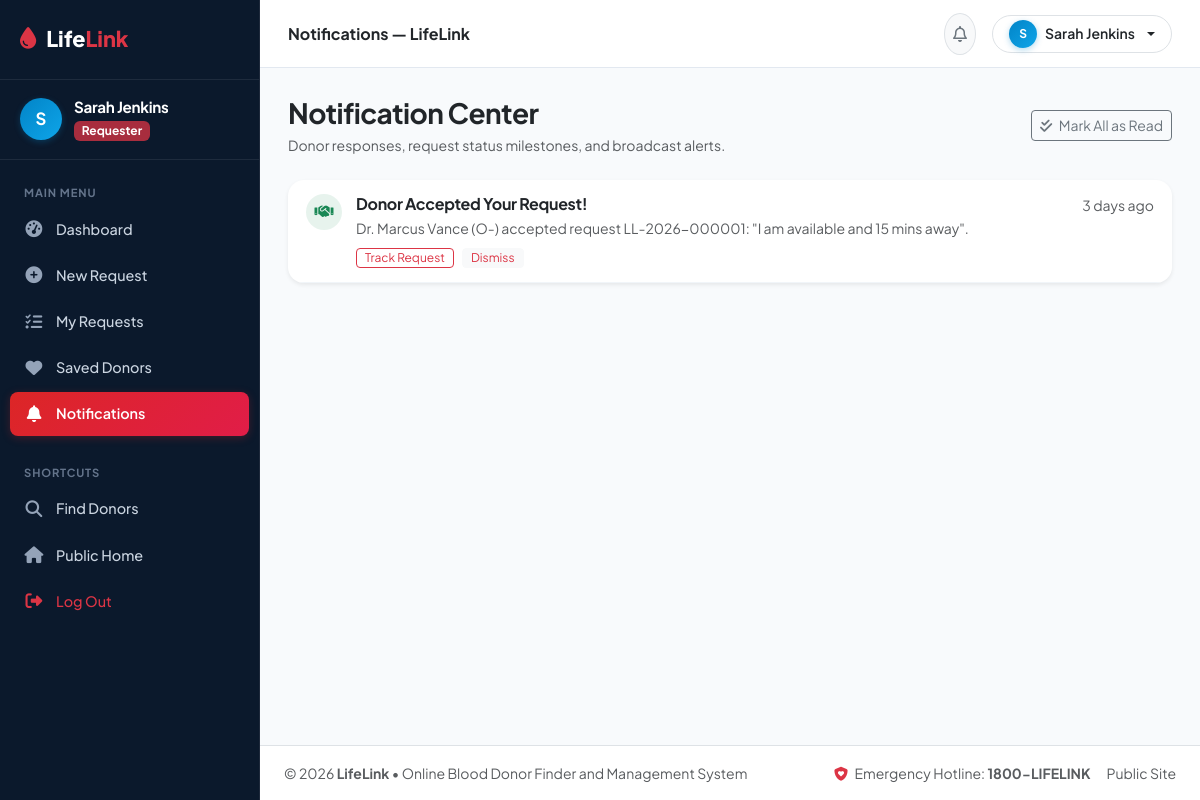
Page /requester/notifications.php (signed in) on the committed database.
### tables this page shows
CREATE TABLE IF NOT EXISTS `notifications` (
  `notification_id` INT AUTO_INCREMENT PRIMARY KEY,
  `user_id` INT NOT NULL,
  `title` VARCHAR(150) NOT NULL,
  `message` TEXT NOT NULL,
  `notification_type` ENUM('request', 'response', 'status', 'system', 'emergency') DEFAULT 'system',
  `related_request_id` INT NULL,
  `is_read` TINYINT(1) DEFAULT 0,
  `created_at` TIMESTAMP DEFAULT CURRENT_TIMESTAMP,
  CONSTRAINT `fk_notifications_user` FOREIGN KEY (`user_id`) REFERENCES `users` (`user_id`) ON DELETE CASCADE
);

### includes/functions.php (called while the page is built, shortened)
<?php
function timeAgo($datetime) {
    $time = strtotime($datetime);
    $diff = time() - $time;
    if ($diff < 604800) return round($diff / 86400) . ' days ago';
    return date('d M Y', $time);
}

### requester/notifications.php (the view, shortened to what this page needs)
<?php
require_once __DIR__ . '/../includes/functions.php';
require_once __DIR__ . '/../includes/auth.php';
$currentUser = getCurrentUser();
$userId = $currentUser['user_id'];
$stmt = $db->prepare("SELECT * FROM notifications WHERE user_id = ? ORDER BY created_at DESC");
$stmt->execute([$userId]);
$notifications = $stmt->fetchAll();
require_once __DIR__ . '/../includes/header.php';
?>
<div class="dashboard-layout">
    <?php require_once __DIR__ . '/../includes/dashboard_sidebar.php'; ?>
    <div class="dashboard-main">
        <?php require_once __DIR__ . '/../includes/dashboard_topbar.php'; ?>
        <div class="dashboard-body">
            <div class="d-flex justify-content-between align-items-center mb-4">
                <div>
                    <h3 class="fw-bold mb-1 text-dark">Notification Center</h3>
                    <p class="text-muted small mb-0">Donor responses, request status milestones, and broadcast alerts.</p>
                </div>
                <?php if (!empty($notifications)): ?>
                    <a href="?action=mark_all_read" class="btn btn-outline-secondary btn-sm">
                        <i class="fa-solid fa-check-double me-1"></i> Mark All as Read
                    </a>
                <?php endif; ?>
            </div>
            <div class="card border-0 shadow-sm rounded-4 bg-white overflow-hidden">
                <?php if (empty($notifications)): ?>
                    <div class="p-5 text-center text-muted">
                        <i class="fa-regular fa-bell-slash fa-3x mb-3 text-secondary opacity-50"></i>
                        <p class="mb-0">You have no notifications at this time.</p>
                    </div>
                <?php else: ?>
                    <?php foreach ($notifications as $n): ?>
                        <div class="notification-item <?= !$n['is_read'] ? 'unread' : '' ?>">
                            <div class="notification-icon <?= $n['notification_type'] === 'response' ? 'bg-success bg-opacity-10 text-success' : ($n['notification_type'] === 'emergency' ? 'bg-danger bg-opacity-10 text-danger' : 'bg-primary bg-opacity-10 text-primary') ?>">
                                <i class="fa-solid <?= $n['notification_type'] === 'response' ? 'fa-handshake' : ($n['notification_type'] === 'emergency' ? 'fa-bolt' : 'fa-bell') ?>"></i>
                            </div>
                            <div class="flex-grow-1">
                                <div class="d-flex justify-content-between align-items-start">
                                    <h6 class="fw-bold mb-1 text-dark"><?= htmlspecialchars($n['title']) ?></h6>
                                    <small class="text-muted"><?= timeAgo($n['created_at']) ?></small>
                                </div>
                                <p class="small text-muted mb-2"><?= htmlspecialchars($n['message']) ?></p>
                                <div class="d-flex gap-2">
                                    <?php if (!empty($n['related_request_id'])): ?>
                                        <a href="<?= BASE_URL ?>/requester/request_details.php?id=<?= $n['related_request_id'] ?>" class="btn btn-outline-danger btn-sm py-0 px-2" style="font-size: 0.75rem;">
                                            Track Request
                                        </a>
                                    <?php endif; ?>
                                    <a href="?action=clear&id=<?= $n['notification_id'] ?>" class="btn btn-light btn-sm py-0 px-2 text-danger" style="font-size: 0.75rem;">
                                        Dismiss
                                    </a>
                                </div>
                            </div>
                        </div>
                    <?php endforeach; ?>
                <?php endif; ?>
            </div>
<?php require_once __DIR__ . '/../includes/dashboard_footer.php'; ?>

### assets/css/style.css (style rules this page uses)
:root { --primary-red: #DC2626; --primary-red-hover: #B91C1C; --primary-crimson: #E11D48; --primary-dark: #0B192C; --navy-slate: #1E293B; --navy-blue: #1E3A5F; --accent-cyan: #0284C7; --accent-sky: #0EA5E9; --text-primary: #0F172A; --text-muted: #64748B; --bg-light: #F8FAFC; --bg-card: #FFFFFF; --border-color: #E2E8F0; --badge-red-bg: #FEE2E2; --badge-red-text: #DC2626; --badge-cyan-bg: #E0F2FE; --badge-cyan-text: #0284C7; --shadow-sm: 0 2px 8px rgba(15, 23, 42, 0.05); --shadow-md: 0 8px 24px rgba(15, 23, 42, 0.08); --shadow-lg: 0 16px 36px rgba(15, 23, 42, 0.12); --radius-sm: 8px; --radius-md: 12px; --radius-lg: 18px; }
body { font-family: 'Plus Jakarta Sans', system-ui, -apple-system, sans-serif; color: var(--text-primary); background-color: var(--bg-light); line-height: 1.6; overflow-x: hidden; }
h1, h2, h3, h4, h5, h6 { font-weight: 700; color: var(--navy-slate); letter-spacing: -0.02em; }
a { text-decoration: none; color: var(--accent-cyan); transition: all 0.2s ease; }

### assets/css/dashboard.css (style rules this page uses)
:root { --primary-red: #DC2626; --primary-red-hover: #B91C1C; --primary-crimson: #E11D48; --primary-dark: #0B192C; --navy-slate: #1E293B; --navy-blue: #1E3A5F; --accent-cyan: #0284C7; --accent-sky: #0EA5E9; --text-primary: #0F172A; --text-muted: #64748B; --bg-light: #F8FAFC; --border-color: #E2E8F0; --shadow-sm: 0 1px 3px rgba(15, 23, 42, 0.06); --shadow-md: 0 4px 14px rgba(15, 23, 42, 0.06); --shadow-lg: 0 10px 28px rgba(15, 23, 42, 0.08); }
.dashboard-layout { display: flex; min-height: 100vh; background-color: #F8FAFC; }
.dashboard-main { flex-grow: 1; display: flex; flex-direction: column; min-width: 0; background-color: #F8FAFC; }
.dashboard-body { padding: 28px; flex-grow: 1; }
.notification-item { padding: 14px 18px; border-bottom: 1px solid #F1F5F9; display: flex; gap: 14px; align-items: flex-start; transition: background-color 0.2s ease; }
.notification-icon { width: 36px; height: 36px; border-radius: 50%; display: flex; align-items: center; justify-content: center; font-size: 0.95rem; flex-shrink: 0; }

### rows in the picture
notifications: title "Donor Accepted Your Request!", created_at "3 days ago", message "Dr. Marcus Vance (O-) accepted request LL-2026-000001: \"I am available and 15 mins away\"."

### other values in the picture
substr($currentUser['full_name'] ?? 'U', 0, 1) "S"
$currentUser['full_name'] "Sarah Jenkins"
$role "Requester"
$pageTitle "Notifications — LifeLink"
